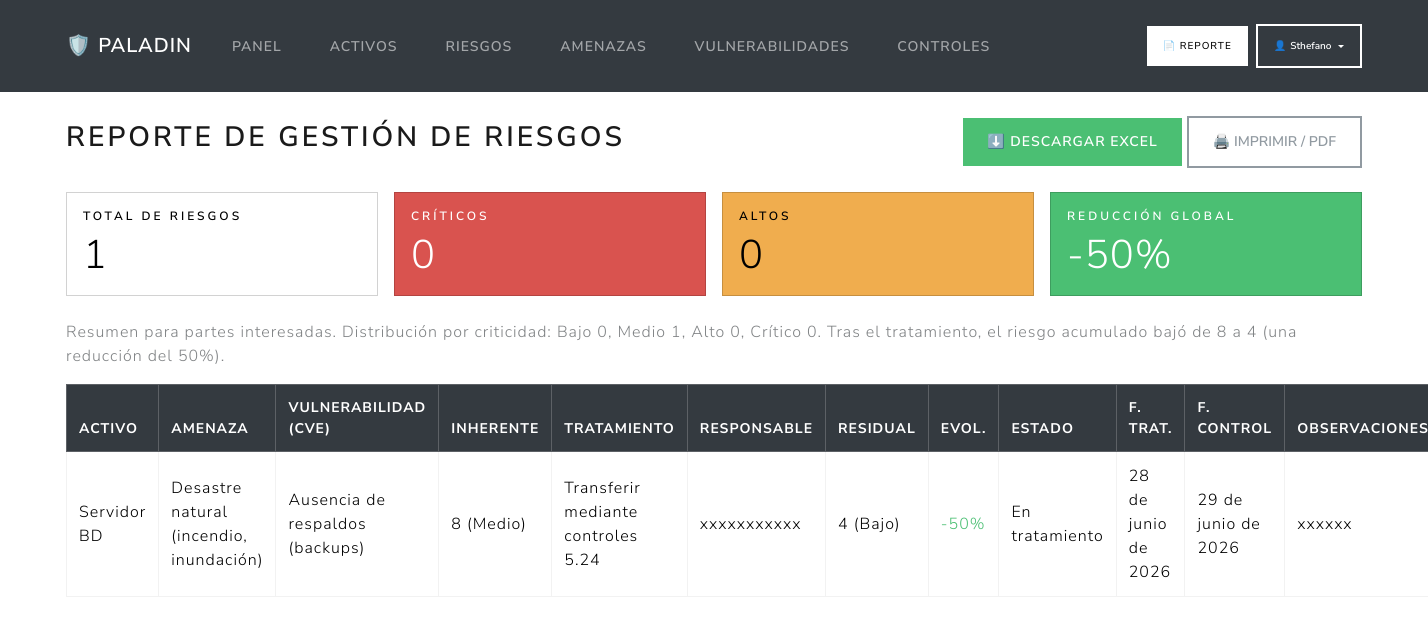
/reporte/ (signed in), run on the app's committed database.
### riesgos/models.py (models this page shows, shortened)
class Riesgo(models.Model):
    ESTRATEGIAS = [
        ('MIT', 'Mitigar'),
        ('TRA', 'Transferir'),
        ('ACE', 'Aceptar'),
        ('EVI', 'Evitar'),
    ]
    ESTADOS = [
        ('IDE', 'Identificado'),
        ('TRA', 'En tratamiento'),
        ('CON', 'Controlado'),
        ('CER', 'Cerrado'),
    ]
    activo = models.ForeignKey(
        Activo, on_delete=models.CASCADE, related_name='riesgos'
    )
    amenaza = models.ForeignKey(Amenaza, on_delete=models.PROTECT)
    vulnerabilidad = models.ForeignKey(Vulnerabilidad, on_delete=models.PROTECT)
    controles_existentes = models.TextField(
        blank=True,
        help_text='Controles ya implementados antes del análisis.'
    )
    probabilidad = models.IntegerField(
        choices=NIVEL_1_5,
        validators=[MinValueValidator(1), MaxValueValidator(5)]
    )
    impacto = models.IntegerField(
        choices=NIVEL_1_5,
        validators=[MinValueValidator(1), MaxValueValidator(5)]
    )
    estrategia = models.CharField(
        max_length=3, choices=ESTRATEGIAS, blank=True
    )
    controles_propuestos = models.ManyToManyField(
        Control, blank=True, related_name='riesgos'
    )
    responsable = models.CharField(max_length=120, blank=True)
    probabilidad_residual = models.IntegerField(
        choices=NIVEL_1_5, null=True, blank=True,
        validators=[MinValueValidator(1), MaxValueValidator(5)]
    )
    impacto_residual = models.IntegerField(
        choices=NIVEL_1_5, null=True, blank=True,
        validators=[MinValueValidator(1), MaxValueValidator(5)]
    )
    observaciones = models.TextField(
        blank=True,
        help_text='Observaciones o recomendaciones para las partes interesadas.'
    )
    estado = models.CharField(max_length=3, choices=ESTADOS, default='IDE')
    fecha_tratamiento = models.DateField(
        null=True, blank=True,
        help_text='Fecha en que se aplicó el tratamiento (controles).'
    )
    fecha_control = models.DateField(
        null=True, blank=True,
        help_text='Fecha en que el riesgo quedó controlado/verificado.'
    )
    fecha_creacion = models.DateTimeField(auto_now_add=True)
    fecha_actualizacion = models.DateTimeField(auto_now=True)
    class Meta:
        verbose_name = 'Riesgo'
        verbose_name_plural = 'Riesgos'
        ordering = ['-fecha_actualizacion']
    @staticmethod
    def _clasificar(nivel):
        if nivel is None:
            return None
        if nivel <= 4:
            return 'Bajo'
        if nivel <= 9:
            return 'Medio'
        if nivel <= 15:
            return 'Alto'
        return 'Crítico'
    @property
    def nivel_riesgo(self):
        return self.probabilidad * self.impacto
    @property
    def nivel_riesgo_texto(self):
        return self._clasificar(self.nivel_riesgo)
    @property
    def riesgo_residual(self):
        if self.probabilidad_residual and self.impacto_residual:
            return self.probabilidad_residual * self.impacto_residual
        return None
    @property
    def riesgo_residual_texto(self):
        return self._clasificar(self.riesgo_residual)
    @property
    def reduccion(self):
        if self.riesgo_residual is not None:
            return self.nivel_riesgo - self.riesgo_residual
        return None
    @property
    def porcentaje_reduccion(self):
        if self.riesgo_residual is not None and self.nivel_riesgo:
            return round(self.reduccion / self.nivel_riesgo * 100)
        return None
    @property
    def tratamiento_resumen(self):
        if not self.estrategia:
            return 'Sin tratamiento definido'
        controles = ', '.join(
            c.codigo for c in self.controles_propuestos.all()
        )
        texto = self.get_estrategia_display()
        if controles:
            texto += f' mediante controles {controles}'
        return texto

class Amenaza(models.Model):
    CATEGORIAS = [
        ('NAT', 'Natural / Desastre'),
        ('HUM', 'Error humano'),
        ('MAL', 'Ataque malicioso / Malware'),
        ('TEC', 'Fallo técnico'),
        ('ORG', 'Organizacional / Procesos'),
    ]
    nombre = models.CharField(max_length=120)
    descripcion = models.TextField(blank=True)
    categoria = models.CharField(max_length=3, choices=CATEGORIAS, default='TEC')
    class Meta:
        verbose_name = 'Amenaza'
        verbose_name_plural = 'Amenazas'
        ordering = ['nombre']

class Vulnerabilidad(models.Model):
    nombre = models.CharField(max_length=120)
    descripcion = models.TextField(blank=True)
    cve = models.CharField(
        'CVE', max_length=30, blank=True,
        help_text='Identificador CVE asociado, p.ej. CVE-2021-44228 (opcional).'
    )
    class Meta:
        verbose_name = 'Vulnerabilidad'
        verbose_name_plural = 'Vulnerabilidades'
        ordering = ['nombre']

class Control(models.Model):
    TEMAS = [
        ('ORG', 'Organizacional'),
        ('PER', 'Personas'),
        ('FIS', 'Físico'),
        ('TEC', 'Tecnológico'),
    ]
    codigo = models.CharField(max_length=20, unique=True)        # p.ej. "8.7"
    nombre = models.CharField(max_length=160)
    tema = models.CharField(max_length=3, choices=TEMAS, default='ORG')
    descripcion = models.TextField(blank=True)
    class Meta:
        verbose_name = 'Control ISO 27002'
        verbose_name_plural = 'Controles ISO 27002:2022'
        ordering = ['codigo']

### activos/models.py (models this page shows, shortened)
class Activo(models.Model):
    NIVEL_CIA = [
        (1, 'Muy Bajo'),
        (2, 'Bajo'),
        (3, 'Medio'),
        (4, 'Alto'),
        (5, 'Muy Alto'),
    ]
    TIPOS_ACTIVO = [
        ('HW', 'Hardware'),
        ('SW', 'Software'),
        ('INF', 'Información'),
        ('SER', 'Servicio'),
        ('PER', 'Personal'),
    ]
    nombre = models.CharField(max_length=100)
    descripcion = models.TextField()
    tipo = models.CharField(
        max_length=10,
        choices=TIPOS_ACTIVO
    )
    confidencialidad = models.IntegerField(
        choices=NIVEL_CIA
    )
    integridad = models.IntegerField(
        choices=NIVEL_CIA
    )
    disponibilidad = models.IntegerField(
        choices=NIVEL_CIA
    )

### riesgos/views.py (the view)
# urls.py: path('reporte/', views.reporte, name='reporte'),
def reporte(request):
    contexto = _resumen_riesgos()
    return render(request, 'riesgos/reporte.html', contexto)

### riesgos/templates/riesgos/reporte.html (shortened to what this page needs)
{% extends 'base.html' %}
{% block contenido %}
<div class="d-flex justify-content-between align-items-center mb-4 d-print-none">
  <h2>Reporte de gestión de riesgos</h2>
  <div>
    <a href="{% url 'reporte_excel' %}" class="btn btn-success">⬇️ Descargar Excel</a>
    <button onclick="window.print()" class="btn btn-outline-secondary">🖨️ Imprimir / PDF</button>
  </div>
</div>
<div class="row g-3 mb-4">
  <div class="col-md-3"><div class="card text-bg-secondary"><div class="card-body">
    <h6>Total de riesgos</h6><p class="display-6 mb-0">{{ total }}</p>
  </div></div></div>
  <div class="col-md-3"><div class="card text-bg-danger"><div class="card-body">
    <h6>Críticos</h6><p class="display-6 mb-0">{{ niveles.Crítico }}</p>
  </div></div></div>
  <div class="col-md-3"><div class="card text-bg-warning"><div class="card-body">
    <h6>Altos</h6><p class="display-6 mb-0">{{ niveles.Alto }}</p>
  </div></div></div>
  <div class="col-md-3"><div class="card text-bg-success"><div class="card-body">
    <h6>Reducción global</h6>
    <p class="display-6 mb-0">{% if reduccion_global is not None %}-{{ reduccion_global }}%{% else %}—{% endif %}</p>
  </div></div></div>
</div>
<p class="text-muted">
  Resumen para partes interesadas. Distribución por criticidad:
  Bajo {{ niveles.Bajo }}, Medio {{ niveles.Medio }},
  Alto {{ niveles.Alto }}, Crítico {{ niveles.Crítico }}.
  {% if reduccion_global is not None %}
    Tras el tratamiento, el riesgo acumulado bajó de {{ suma_inherente }} a {{ suma_residual }}
    (una reducción del {{ reduccion_global }}%).
  {% endif %}
</p>
<table class="table table-bordered table-sm align-middle">
  <thead class="table-dark">
    <tr>
      <th>Activo</th><th>Amenaza</th><th>Vulnerabilidad (CVE)</th>
      <th>Inherente</th><th>Tratamiento</th>
      <th>Responsable</th><th>Residual</th><th>Evol.</th>
      <th>Estado</th><th>F. trat.</th><th>F. control</th><th>Observaciones</th>
    </tr>
  </thead>
  <tbody>
    {% for r in riesgos %}
    <tr>
      <td>{{ r.activo.nombre }}</td>
      <td>{{ r.amenaza.nombre }}</td>
      <td>{{ r.vulnerabilidad.nombre }}{% if r.vulnerabilidad.cve %}<br><small class="text-muted">{{ r.vulnerabilidad.cve }}</small>{% endif %}</td>
      <td>{{ r.nivel_riesgo }} ({{ r.nivel_riesgo_texto }})</td>
      <td>{{ r.tratamiento_resumen }}</td>
      <td>{{ r.responsable|default:"—" }}</td>
      <td>{% if r.riesgo_residual %}{{ r.riesgo_residual }} ({{ r.riesgo_residual_texto }}){% else %}—{% endif %}</td>
      <td>{% if r.porcentaje_reduccion is not None %}<span class="text-success">-{{ r.porcentaje_reduccion }}%</span>{% else %}—{% endif %}</td>
      <td>{{ r.get_estado_display }}</td>
      <td>{{ r.fecha_tratamiento|default:"—" }}</td>
      <td>{{ r.fecha_control|default:"—" }}</td>
      <td>{{ r.observaciones|default:"—"|truncatechars:60 }}</td>
    </tr>
    {% empty %}
    <tr><td colspan="12" class="text-center text-muted py-4">Sin datos.</td></tr>
    {% endfor %}
  </tbody>
</table>
{% endblock %}

### riesgos/templates/base.html (shortened to what this page needs)
<!doctype html>
<html lang="es">
  <head>
    <link
      rel="stylesheet"
      href="https://cdn.jsdelivr.net/npm/bootswatch@5.3.8/dist/lux/bootstrap.min.css"
    />
  </head>
  <body>
    <nav class="navbar navbar-expand-lg navbar-dark bg-dark d-print-none">
      <div class="container">
        <a class="navbar-brand fw-bold" href="{% url 'dashboard' %}">🛡️ Paladin</a>
        <div class="collapse navbar-collapse" id="nav">
          <ul class="navbar-nav me-auto">
            <li class="nav-item">
              <a class="nav-link" href="{% url 'dashboard' %}">Panel</a>
            </li>
            <li class="nav-item">
              <a class="nav-link" href="{% url 'lista_activos' %}">Activos</a>
            </li>
            <li class="nav-item">
              <a class="nav-link" href="{% url 'lista_riesgos' %}">Riesgos</a>
            </li>
            <li class="nav-item">
              <a class="nav-link" href="{% url 'lista_amenazas' %}">Amenazas</a>
            </li>
            <li class="nav-item">
              <a class="nav-link" href="{% url 'lista_vulnerabilidades' %}">Vulnerabilidades</a>
            </li>
            <li class="nav-item">
              <a class="nav-link" href="{% url 'lista_controles' %}">Controles</a>
            </li>
          </ul>
          <div class="d-flex align-items-center gap-2">
            <a class="btn btn-light btn-sm fw-semibold" href="{% url 'reporte' %}">📄 Reporte</a>
            {% if user.is_authenticated %}
              <div class="dropdown">
                <button class="btn btn-outline-light btn-sm dropdown-toggle d-flex align-items-center gap-1"
                        type="button" data-bs-toggle="dropdown" aria-expanded="false">
                  <span>👤</span><span class="text-capitalize">{{ user.username }}</span>
                </button>
              </div>
            {% endif %}
          </div>
        </div>
      </div>
    </nav>
    <div class="container my-4">
      {% block contenido %}{% endblock %}
    </div>
  </body>
</html>

### data on the page
Riesgo: activo.nombre "Servidor BD", amenaza.nombre "Desastre natural (incendio, inundación)", vulnerabilidad.nombre "Ausencia de respaldos (backups)", nivel_riesgo "8", nivel_riesgo_texto "Medio", tratamiento_resumen "Transferir mediante controles 5.24", responsable "xxxxxxxxxxx", riesgo_residual "4", riesgo_residual_texto "Bajo", porcentaje_reduccion "50", estado "En tratamiento", fecha_tratamiento "28 de junio de 2026", fecha_control "29 de junio de 2026", observaciones "xxxxxx"

### other printed values
{{ user.username }} "Sthefano"
{{ total }} "1"
{{ niveles.Crítico }} "0"
{{ niveles.Alto }} "0"
{{ reduccion_global }} "50"
{{ niveles.Bajo }} "0"
{{ niveles.Medio }} "1"
{{ suma_inherente }} "8"
{{ suma_residual }} "4"
